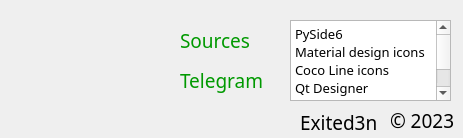
<?xml version="1.0" encoding="UTF-8"?>
<ui version="4.0">
 <class>Form</class>
 <widget class="QWidget" name="Form">
  <property name="windowModality">
   <enum>Qt::ApplicationModal</enum>
  </property>
  <property name="enabled">
   <bool>true</bool>
  </property>
  <property name="geometry">
   <rect>
    <x>0</x>
    <y>0</y>
    <width>463</width>
    <height>138</height>
   </rect>
  </property>
  <property name="font">
   <font>
    <family>Ubuntu Medium</family>
    <pointsize>14</pointsize>
   </font>
  </property>
  <property name="windowTitle">
   <string>About</string>
  </property>
  <property name="windowIcon">
   <iconset resource="resources.qrc">
    <normaloff>:/icons/res/main.svg</normaloff>:/icons/res/main.svg</iconset>
  </property>
  <property name="windowOpacity">
   <double>1.000000000000000</double>
  </property>
  <property name="autoFillBackground">
   <bool>false</bool>
  </property>
  <property name="styleSheet">
   <string notr="true"/>
  </property>
  <widget class="QLabel" name="picture_label">
   <property name="geometry">
    <rect>
     <x>10</x>
     <y>10</y>
     <width>120</width>
     <height>120</height>
    </rect>
   </property>
   <property name="minimumSize">
    <size>
     <width>100</width>
     <height>100</height>
    </size>
   </property>
   <property name="maximumSize">
    <size>
     <width>500</width>
     <height>500</height>
    </size>
   </property>
   <property name="cursor">
    <cursorShape>PointingHandCursor</cursorShape>
   </property>
   <property name="mouseTracking">
    <bool>true</bool>
   </property>
   <property name="styleSheet">
    <string notr="true"/>
   </property>
   <property name="text">
    <string/>
   </property>
   <property name="pixmap">
    <pixmap resource="resources.qrc">:/icons/res/python.svg</pixmap>
   </property>
   <property name="scaledContents">
    <bool>true</bool>
   </property>
   <property name="margin">
    <number>0</number>
   </property>
   <property name="openExternalLinks">
    <bool>true</bool>
   </property>
  </widget>
  <widget class="QLabel" name="year">
   <property name="geometry">
    <rect>
     <x>390</x>
     <y>110</y>
     <width>71</width>
     <height>21</height>
    </rect>
   </property>
   <property name="text">
    <string>© 2023</string>
   </property>
  </widget>
  <widget class="QLabel" name="label">
   <property name="geometry">
    <rect>
     <x>300</x>
     <y>110</y>
     <width>81</width>
     <height>24</height>
    </rect>
   </property>
   <property name="text">
    <string>Exited3n</string>
   </property>
  </widget>
  <widget class="QLabel" name="link_tg">
   <property name="geometry">
    <rect>
     <x>180</x>
     <y>60</y>
     <width>91</width>
     <height>42</height>
    </rect>
   </property>
   <property name="text">
    <string>&lt;html&gt;&lt;head/&gt;&lt;body&gt;&lt;p&gt;&lt;a style=&quot;text-decoration: none; color: #090&quot; href=&quot;https://t.me/exited3n&quot;&gt;Telegram&lt;/span&gt;&lt;/a&gt;&lt;/p&gt;&lt;/body&gt;&lt;/html&gt;</string>
   </property>
   <property name="openExternalLinks">
    <bool>true</bool>
   </property>
  </widget>
  <widget class="QLabel" name="icon_gh">
   <property name="geometry">
    <rect>
     <x>140</x>
     <y>10</y>
     <width>31</width>
     <height>51</height>
    </rect>
   </property>
   <property name="text">
    <string/>
   </property>
   <property name="pixmap">
    <pixmap resource="resources.qrc">:/icons/res/gh.svg</pixmap>
   </property>
  </widget>
  <widget class="QLabel" name="icon_tg">
   <property name="geometry">
    <rect>
     <x>140</x>
     <y>60</y>
     <width>31</width>
     <height>41</height>
    </rect>
   </property>
   <property name="text">
    <string/>
   </property>
   <property name="pixmap">
    <pixmap resource="resources.qrc">:/icons/res/tg.svg</pixmap>
   </property>
   <property name="scaledContents">
    <bool>false</bool>
   </property>
  </widget>
  <widget class="QLabel" name="link_gh">
   <property name="geometry">
    <rect>
     <x>180</x>
     <y>20</y>
     <width>91</width>
     <height>42</height>
    </rect>
   </property>
   <property name="text">
    <string>&lt;html&gt;&lt;head/&gt;&lt;body&gt;&lt;p&gt;&lt;a style=&quot;text-decoration: none; color: #090&quot; href=&quot;https://github.com/akhomlyuk/ROT_decoder_GUI&quot;&gt;Sources&lt;/span&gt;&lt;/a&gt;&lt;/p&gt;&lt;/body&gt;&lt;/html&gt;</string>
   </property>
   <property name="openExternalLinks">
    <bool>true</bool>
   </property>
  </widget>
  <widget class="QTextEdit" name="textEdit">
   <property name="enabled">
    <bool>true</bool>
   </property>
   <property name="geometry">
    <rect>
     <x>290</x>
     <y>20</y>
     <width>161</width>
     <height>81</height>
    </rect>
   </property>
   <property name="font">
    <font>
     <family>Ubuntu Medium</family>
     <pointsize>10</pointsize>
    </font>
   </property>
   <property name="acceptDrops">
    <bool>false</bool>
   </property>
   <property name="readOnly">
    <bool>true</bool>
   </property>
   <property name="html">
    <string>&lt;!DOCTYPE HTML PUBLIC &quot;-//W3C//DTD HTML 4.0//EN&quot; &quot;http://www.w3.org/TR/REC-html40/strict.dtd&quot;&gt;
&lt;html&gt;&lt;head&gt;&lt;meta name=&quot;qrichtext&quot; content=&quot;1&quot; /&gt;&lt;meta charset=&quot;utf-8&quot; /&gt;&lt;style type=&quot;text/css&quot;&gt;
p, li { white-space: pre-wrap; }
hr { height: 1px; border-width: 0; }
li.unchecked::marker { content: &quot;\2610&quot;; }
li.checked::marker { content: &quot;\2612&quot;; }
&lt;/style&gt;&lt;/head&gt;&lt;body style=&quot; font-family:'Ubuntu Medium'; font-size:10pt; font-weight:400; font-style:normal;&quot;&gt;
&lt;p style=&quot; margin-top:0px; margin-bottom:0px; margin-left:0px; margin-right:0px; -qt-block-indent:0; text-indent:0px;&quot;&gt;PySide6&lt;/p&gt;
&lt;p style=&quot; margin-top:0px; margin-bottom:0px; margin-left:0px; margin-right:0px; -qt-block-indent:0; text-indent:0px;&quot;&gt;Material design icons&lt;/p&gt;
&lt;p style=&quot; margin-top:0px; margin-bottom:0px; margin-left:0px; margin-right:0px; -qt-block-indent:0; text-indent:0px;&quot;&gt;Coco Line icons&lt;/p&gt;
&lt;p style=&quot; margin-top:0px; margin-bottom:0px; margin-left:0px; margin-right:0px; -qt-block-indent:0; text-indent:0px;&quot;&gt;Qt Designer&lt;/p&gt;
&lt;p style=&quot; margin-top:0px; margin-bottom:0px; margin-left:0px; margin-right:0px; -qt-block-indent:0; text-indent:0px;&quot;&gt;Nuitka&lt;/p&gt;
&lt;p style=&quot; margin-top:0px; margin-bottom:0px; margin-left:0px; margin-right:0px; -qt-block-indent:0; text-indent:0px;&quot;&gt;mingw64&lt;/p&gt;&lt;/body&gt;&lt;/html&gt;</string>
   </property>
  </widget>
 </widget>
 <resources>
  <include location="resources.qrc"/>
 </resources>
 <connections/>
</ui>
